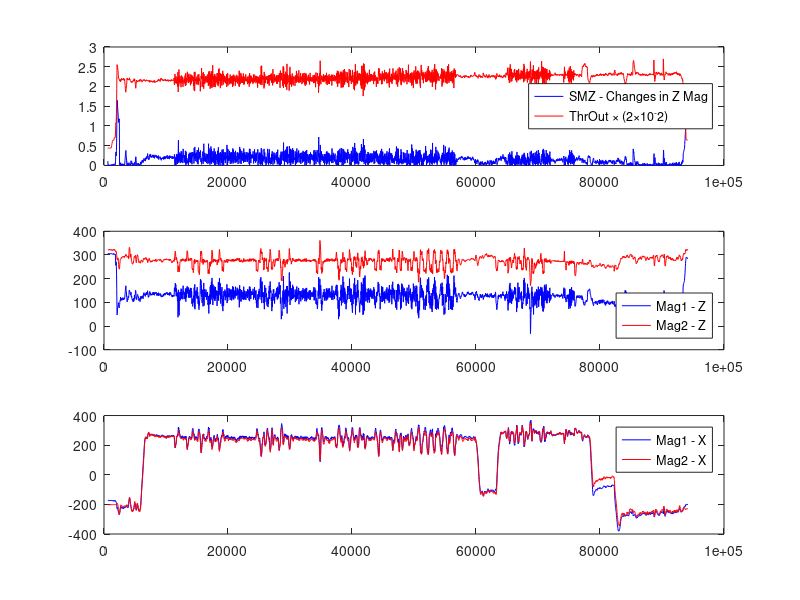

Reproduce this figure in MATLAB.
load('2015-12-27 09-16-43.bin-94176.mat');

x_CTUN = CTUN(:, 1);
x_CURR = CURR(:, 1);
x_GPS = GPS(:, 1);
x_ATT = ATT(:,1);
x_EKF1 = EKF1(:,1);
x_EKF2 = EKF2(:,1);
x_EKF3 = EKF3(:,1);
x_EKF4 = EKF4(:,1);
x_MAG = MAG(:,1);
x_MAG2 = MAG(:,1);

SMZ = EKF4(:, find(strcmp(EKF4_label, 'SMZ')));
ThrOut = CTUN(:, find(strcmp(CTUN_label, 'ThrOut')));
Mag1z = MAG(:, find(strcmp(MAG_label, 'MagZ')));
Mag2z = MAG2(:, find(strcmp(MAG2_label, 'MagZ')));
Mag1x = MAG(:, find(strcmp(MAG_label, 'MagX')));
Mag2x = MAG2(:, find(strcmp(MAG2_label, 'MagX')));

subplot(3,1,1);
plot(x_EKF4, SMZ, 'b'); hold on;
plot(x_CTUN, ThrOut / (2 * 10^2), 'r');
legend('SMZ - Changes in Z Mag', 'ThrOut \times (2\times10^-2)', 'Location', 'East')

subplot(3,1,2);
plot(x_MAG, Mag1z, 'b'); hold on;
plot(x_MAG2, Mag2z, 'r');
legend('Mag1 - Z', 'Mag2 - Z', 'Location', 'SouthEast')

subplot(3,1,3);
plot(x_MAG, Mag1x, 'b'); hold on;
plot(x_MAG2, Mag2x, 'r');
legend('Mag1 - X', 'Mag2 - X')